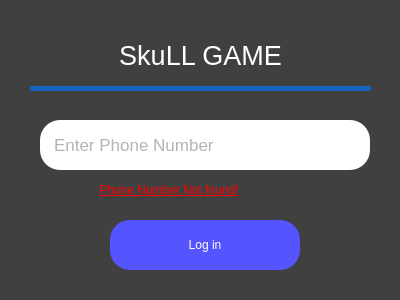
<?xml version="1.0" encoding="UTF-8"?>
<ui version="4.0">
 <class>ForgotPass</class>
 <widget class="QMainWindow" name="ForgotPass">
  <property name="geometry">
   <rect>
    <x>0</x>
    <y>0</y>
    <width>400</width>
    <height>300</height>
   </rect>
  </property>
  <property name="minimumSize">
   <size>
    <width>400</width>
    <height>300</height>
   </size>
  </property>
  <property name="maximumSize">
   <size>
    <width>400</width>
    <height>300</height>
   </size>
  </property>
  <property name="windowTitle">
   <string>MainWindow</string>
  </property>
  <widget class="QWidget" name="centralwidget">
   <widget class="QWidget" name="widget" native="true">
    <property name="geometry">
     <rect>
      <x>0</x>
      <y>0</y>
      <width>401</width>
      <height>300</height>
     </rect>
    </property>
    <property name="styleSheet">
     <string notr="true">background-color:#404040;</string>
    </property>
    <widget class="QLineEdit" name="phone_edt">
     <property name="geometry">
      <rect>
       <x>40</x>
       <y>120</y>
       <width>330</width>
       <height>50</height>
      </rect>
     </property>
     <property name="styleSheet">
      <string notr="true">background-color:#ffffff;
color:#686868;
padding-left:12px;
border:none;
border-radius:20px;
font-size:17px;
</string>
     </property>
     <property name="placeholderText">
      <string>Enter Phone Number</string>
     </property>
    </widget>
    <widget class="QPushButton" name="login_btn">
     <property name="geometry">
      <rect>
       <x>110</x>
       <y>220</y>
       <width>190</width>
       <height>50</height>
      </rect>
     </property>
     <property name="cursor">
      <cursorShape>PointingHandCursor</cursorShape>
     </property>
     <property name="styleSheet">
      <string notr="true">QPushButton{
border-radius:20px;
color:#fff;
font: 12pt &quot;MS Reference Sans Serif&quot;;
	background-color: qlineargradient(spread:pad, x1:1, y1:0, x2:1, y2:0, stop:0 rgba(85, 85, 255, 255), stop:1 rgba(255, 255, 255, 255));
}
QPushButton:hover{
background-color:#fff;
 border:7px solid #5555ff;
color:#000000;
}

</string>
     </property>
     <property name="text">
      <string>Log in</string>
     </property>
    </widget>
    <widget class="QLabel" name="label">
     <property name="geometry">
      <rect>
       <x>30</x>
       <y>20</y>
       <width>341</width>
       <height>71</height>
      </rect>
     </property>
     <property name="styleSheet">
      <string notr="true">font: 9pt &quot;Stencil&quot;;
border-bottom:5px solid #1565C0;
color:#fff;

</string>
     </property>
     <property name="text">
      <string>&lt;html&gt;&lt;head/&gt;&lt;body&gt;&lt;p align=&quot;center&quot;&gt;&lt;span style=&quot; font-size:20pt;&quot;&gt;SkuLL GAME&lt;/span&gt;&lt;/p&gt;&lt;/body&gt;&lt;/html&gt;</string>
     </property>
    </widget>
    <widget class="QLabel" name="warning_lbl">
     <property name="geometry">
      <rect>
       <x>60</x>
       <y>180</y>
       <width>211</width>
       <height>20</height>
      </rect>
     </property>
     <property name="styleSheet">
      <string notr="true">padding-left:7px;
color: rgb(253, 0, 0);
font: 9pt &quot;Zar&quot;;
font: 9pt &quot;Segoe UI&quot;;
text-decoration: underline;</string>
     </property>
     <property name="text">
      <string>&lt;html&gt;&lt;head/&gt;&lt;body&gt;&lt;p&gt;Phone Number Not found!&lt;/p&gt;&lt;/body&gt;&lt;/html&gt;</string>
     </property>
     <property name="alignment">
      <set>Qt::AlignCenter</set>
     </property>
    </widget>
   </widget>
  </widget>
 </widget>
 <resources/>
 <connections/>
</ui>
